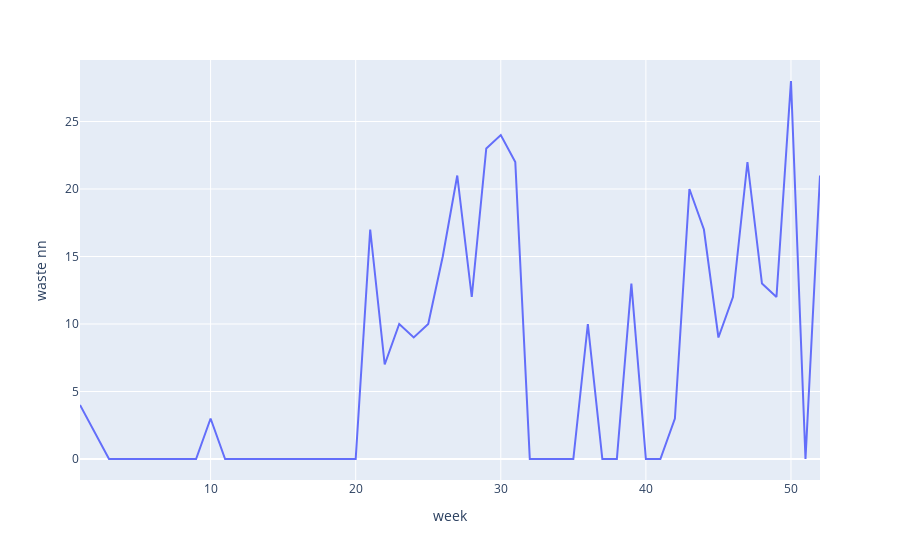

The notebook cell this image was saved under:
### Code cell
import plotly.express as px
fig = px.line(waste_group, x = "week", y = "waste nn")
fig.show()

### Figure 1 — Plotly figure (JSON) as saved in the notebook; plotly's stock layout.template omitted (floating-point values rounded to 4 significant figures)
{"data": [{"hovertemplate": "week=%{x}<br>waste nn=%{y}<extra></extra>", "legendgroup": "", "line": {"color": "#636efa", "dash": "solid"}, "mode": "lines", "name": "", "orientation": "v", "showlegend": false, "type": "scatter", "x": [1, 3, 4, 5, 6, 7, 8, 9, 10, 11, 12, 13, 14, 15, 16, 17, 18, 19, 20, 21, 22, 23, 24, 25, 26, 27, 28, 29, 30, 31, 32, 33, 34, 35, 36, 37, 38, 39, 40, 41, 42, 43, 44, 45, 46, 47, 48, 49, 50, 51, 52], "xaxis": "x", "y": [4, 0, 0, 0, 0, 0, 0, 0, 3, 0, 0, 0, 0, 0, 0, 0, 0, 0, 0, 17, 7, 10, 9, 10, 15, 21, 12, 23, 24, 22, 0, 0, 0, 0, 10, 0, 0, 13, 0, 0, 3, 20, 17, 9, 12, 22, 13, 12, 28, 0, 21], "yaxis": "y"}], "layout": {"legend": {"tracegroupgap": 0}, "margin": {"t": 60}, "xaxis": {"anchor": "y", "domain": [0, 1], "title": {"text": "week"}}, "yaxis": {"anchor": "x", "domain": [0, 1], "title": {"text": "waste nn"}}}}
